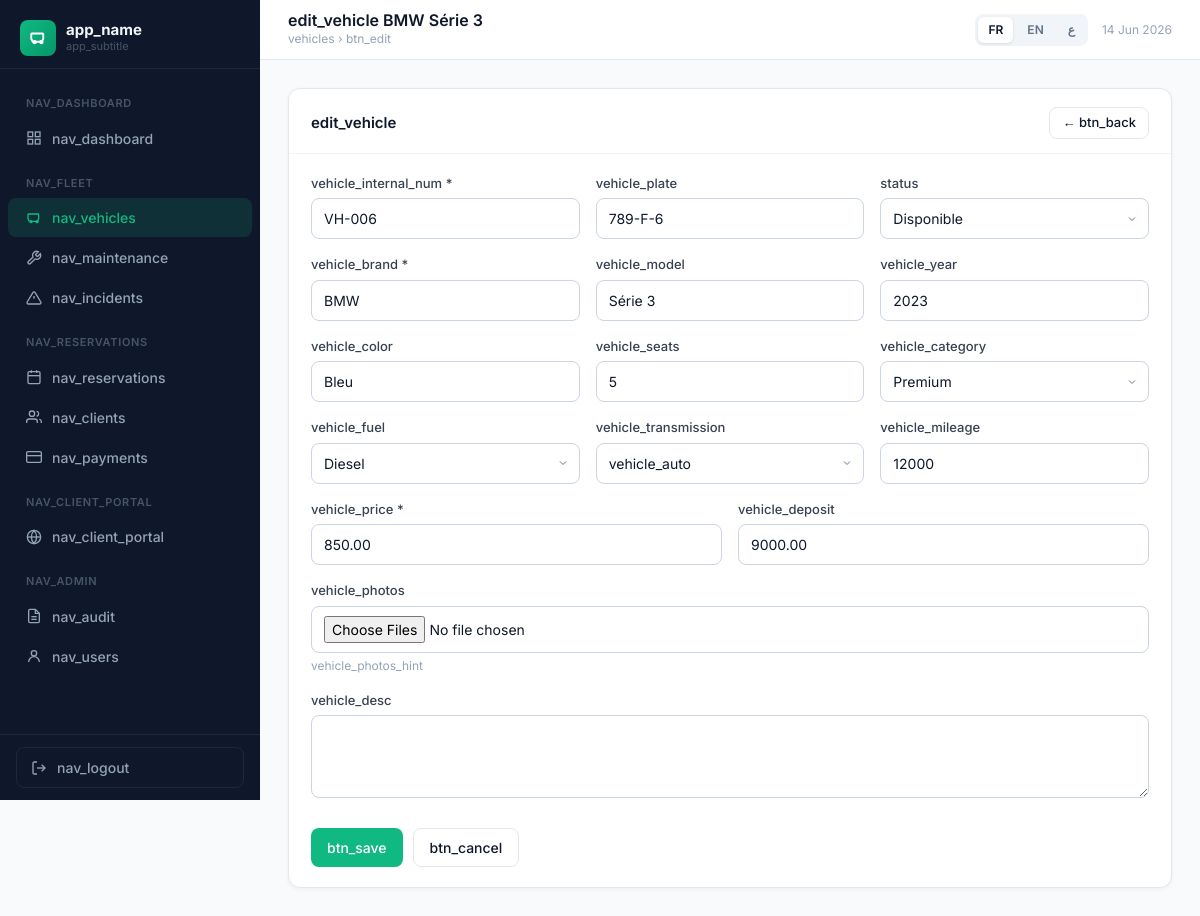
The page /?page=vehicles/edit&id=6 (signed in) on the database as committed earlier.
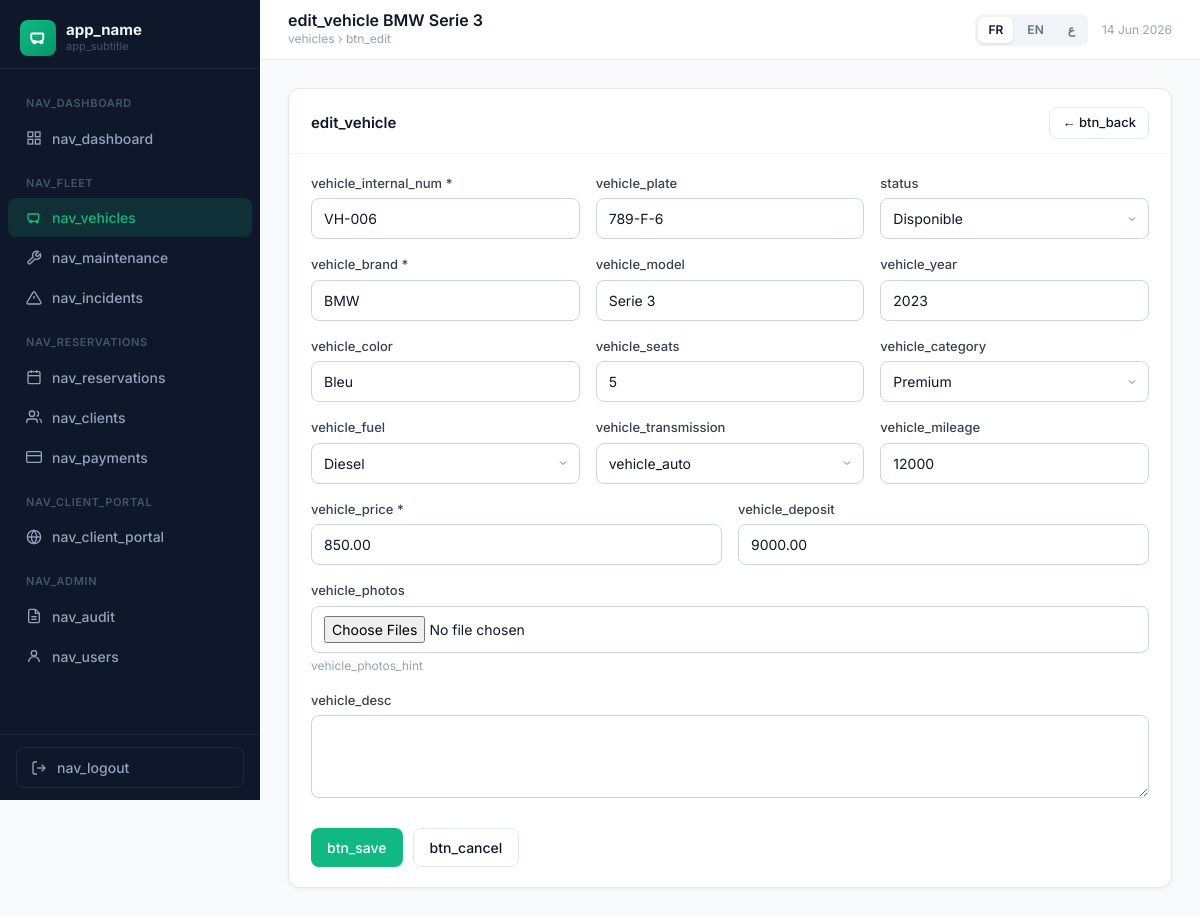
The same page on the database as committed later.
### tables this page shows
CREATE TABLE IF NOT EXISTS `vehicles` (
  `id`                    INT AUTO_INCREMENT PRIMARY KEY,
  `numero`                VARCHAR(50)  NOT NULL UNIQUE,
  `immatriculation`       VARCHAR(20)  DEFAULT NULL,
  `marque`                VARCHAR(100) DEFAULT NULL,
  `modele`                VARCHAR(100) DEFAULT NULL,
  `annee`                 INT          DEFAULT NULL,
  `couleur`               VARCHAR(50)  DEFAULT NULL,
  `nb_places`             INT          DEFAULT 5,
  `categorie`             ENUM('économique','berline','SUV','premium','utilitaire') DEFAULT 'berline',
  `kilometrage`           INT          DEFAULT 0,
  `statut`                ENUM('disponible','loué','maintenance','indisponible') DEFAULT 'disponible',
  `prix_jour`             DECIMAL(10,2) DEFAULT 0.00,
  `caution`               DECIMAL(10,2) DEFAULT 0.00,
  `carburant`             ENUM('essence','diesel','hybride','électrique') DEFAULT 'essence',
  `transmission`          ENUM('manuelle','automatique') DEFAULT 'manuelle',
  `description`           TEXT DEFAULT NULL,
  `image_url`             VARCHAR(500) DEFAULT NULL,
  `intervalle_vidange`    INT          DEFAULT 10000,
  `derniere_vidange_km`   INT          DEFAULT NULL,
  `date_derniere_vidange` DATE         DEFAULT NULL,
  `created_at`            TIMESTAMP DEFAULT CURRENT_TIMESTAMP
);

### app/Core/Controller.php (called while the page is built, shortened)
<?php
abstract class Controller
{
    protected string $layout = 'admin';
    protected function view(string $template, array $viewData = []): void
    {
        extract($viewData);
        $tplFile = APP_PATH . '/views/' . $template . '.php';
        require $tplFile;
        $content = ob_get_clean();
        $layoutFile = APP_PATH . '/views/layouts/' . $this->layout . '.php';
        require $layoutFile;
    }
    protected function query(string $key, mixed $default = ''): mixed
    {
        return $_GET[$key] ?? $default;
    }
}

### app/Controllers/VehicleController.php (called while the page is built, shortened)
<?php
class VehicleController extends Controller
{
    private Vehicle  $vehicleModel;
    public function __construct(\PDO $db)
    {
        $this->vehicleModel = new Vehicle($db);
    }
    public function edit(): void
    {
        $id      = (int)$this->query('id');
        $vehicle = $this->vehicleModel->find($id);
        $data   = $vehicle;
        $this->view('vehicles/edit', compact('errors', 'data', 'id', 'vehicleImages'));
    }
}

### app/Core/Router.php (called while the page is built, shortened)
<?php
class Router
{
    private array $routes = [];
    public function add(string $method, string $page, string $controller, string $action): void
    {
        $this->routes[strtoupper($method)][$page] = [$controller, $action];
    }
    public function dispatch(\PDO $db): void
    {
        $page   = trim($_GET['page'] ?? '', '/');
        $method = strtoupper($_SERVER['REQUEST_METHOD']);
        $handler = $this->routes[$method][$page]
                ?? $this->routes['GET'][$page]
                ?? null;
        [$controllerClass, $action] = $handler;
        $controller = new $controllerClass($db);
        $controller->$action();
    }
}

### index.php (called while the page is built, shortened)
<?php
require_once __DIR__ . '/config/database.php';
spl_autoload_register(function (string $class): void {
    $file = APP_PATH . '/app/' . str_replace('\\', '/', substr($class, 4)) . '.php';
});
$db = (new Database())->getConnection();
$router = new App\Core\Router();
$router->dispatch($db);

### config/database.php (called while the page is built, shortened)
<?php
function t(string $key, ...$args): string {
    $str = $GLOBALS['__t'][$key] ?? $key;
    return $args ? sprintf($str, ...$args) : $str;
}
function h(mixed $v): string { return htmlspecialchars((string)$v, ENT_QUOTES, 'UTF-8'); }

### app/Core/Model.php (called while the page is built, shortened)
<?php
abstract class Model
{
    protected \PDO $db;
    protected string $table  = '';
    protected string $pk     = 'id';
    public function __construct(\PDO $db)
    {
        $this->db = $db;
    }
    public function find(int $id): ?array
    {
        $stmt = $this->db->prepare("SELECT * FROM `{$this->table}` WHERE `{$this->pk}` = ? LIMIT 1");
        $stmt->execute([$id]);
        return $stmt->fetch() ?: null;
    }
}

### views/vehicles/edit.php (the view, shortened to what the changed rows need)
<?php $pageTitle = t('edit_vehicle').' '.h($data['marque'].' '.$data['modele']); $pageBreadcrumb = t('vehicles').' › '.t('btn_edit'); ?>
<div class="card">
  <div class="card-body">
    <form method="POST" enctype="multipart/form-data">
      <div class="form-grid-3" style="margin-bottom:16px;">
        <div><label class="form-label"><?= t('vehicle_internal_num') ?> *</label><input type="text" name="numero" class="form-control" value="<?= h($data['numero']) ?>" required></div>
        <div><label class="form-label"><?= t('vehicle_plate') ?></label><input type="text" name="immatriculation" class="form-control" value="<?= h($data['immatriculation'] ?? '') ?>"></div>
        <div><label class="form-label"><?= t('status') ?></label>
          <select name="statut" class="form-control">
            <?php foreach(['disponible','loué','maintenance','indisponible'] as $s): ?>
            <option value="<?= $s ?>" <?= $data['statut']===$s?'selected':'' ?>><?= ucfirst($s) ?></option>
            <?php endforeach; ?>
          </select>
        </div>
      </div>
      <div class="form-grid-3" style="margin-bottom:16px;">
        <div><label class="form-label"><?= t('vehicle_brand') ?> *</label><input type="text" name="marque" class="form-control" value="<?= h($data['marque']) ?>" required></div>
        <div><label class="form-label"><?= t('vehicle_model') ?></label><input type="text" name="modele" class="form-control" value="<?= h($data['modele'] ?? '') ?>"></div>
        <div><label class="form-label"><?= t('vehicle_year') ?></label><input type="number" name="annee" class="form-control" value="<?= h($data['annee'] ?? '') ?>"></div>
      </div>
      <div class="form-grid-3" style="margin-bottom:16px;">
        <div><label class="form-label"><?= t('vehicle_color') ?></label><input type="text" name="couleur" class="form-control" value="<?= h($data['couleur'] ?? '') ?>"></div>
        <div><label class="form-label"><?= t('vehicle_seats') ?></label><input type="number" name="nb_places" class="form-control" value="<?= h($data['nb_places']) ?>" min="1" max="20"></div>
        <div><label class="form-label"><?= t('vehicle_category') ?></label>
          <select name="categorie" class="form-control">
            <?php foreach(['économique','berline','SUV','premium','utilitaire'] as $c): ?>
            <option value="<?= $c ?>" <?= $data['categorie']===$c?'selected':'' ?>><?= ucfirst($c) ?></option>
            <?php endforeach; ?>
          </select>
        </div>
      </div>
      <div class="form-grid-3" style="margin-bottom:16px;">
        <div><label class="form-label"><?= t('vehicle_fuel') ?></label>
          <select name="carburant" class="form-control">
            <?php foreach(['essence','diesel','hybride','électrique'] as $c): ?>
            <option value="<?= $c ?>" <?= ($data['carburant']??'')===$c?'selected':'' ?>><?= ucfirst($c) ?></option>
            <?php endforeach; ?>
          </select>
        </div>
        <div><label class="form-label"><?= t('vehicle_transmission') ?></label>
          <select name="transmission" class="form-control">
            <option value="automatique" <?= ($data['transmission']??'')==='automatique'?'selected':'' ?>><?= t('vehicle_auto') ?></option>
          </select>
        </div>
        <div><label class="form-label"><?= t('vehicle_mileage') ?></label><input type="number" name="kilometrage" class="form-control" value="<?= h($data['kilometrage']) ?>" min="0"></div>
      </div>
      <div class="form-grid-2" style="margin-bottom:16px;">
        <div><label class="form-label"><?= t('vehicle_price') ?> *</label><input type="number" name="prix_jour" class="form-control" value="<?= h($data['prix_jour']) ?>" step="0.01" required></div>
        <div><label class="form-label"><?= t('vehicle_deposit') ?></label><input type="number" name="caution" class="form-control" value="<?= h($data['caution']) ?>" step="0.01"></div>
      </div>
    </form>
  </div>
</div>

### views/layouts/admin.php (shortened to what the changed rows need)
<?php
$lang  = $_SESSION['lang'] ?? 'fr';
$isRtl = $lang === 'ar';
$dir   = $isRtl ? 'rtl' : 'ltr';
?>
<!DOCTYPE html>
<html lang="<?= $lang ?>" dir="<?= $dir ?>">
<head>
  <script src="https://cdn.tailwindcss.com"></script>
</head>
<body>
<div class="main-content">
  <header class="topbar">
    <div style="display:flex;align-items:center;gap:14px;">
      <div>
        <h1 style="font-size:16px;font-weight:600;color:#0f172a;line-height:1.2;"><?= $pageTitle ?? t('dashboard') ?></h1>
        <?php if (!empty($pageBreadcrumb)): ?>
        <div style="font-size:12px;color:#94a3b8;"><?= $pageBreadcrumb ?></div>
        <?php endif; ?>
      </div>
    </div>
  </header>
  <div class="page-body">
    <?= $content ?>
  </div>
</div>
</body>
</html>

Rows that differ between the two databases and show on the page:
changed vehicles "VH-006": pageTitle "edit_vehicle BMW Série 3" → "edit_vehicle BMW Serie 3"; modele "Série 3" → "Serie 3"
